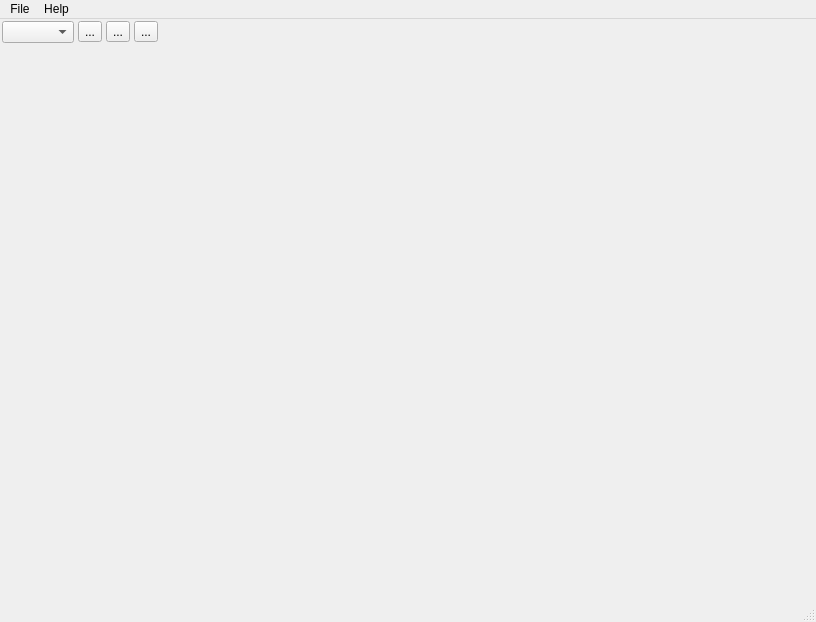
<?xml version="1.0" encoding="UTF-8"?>
<ui version="4.0">
 <class>StatsGeneratorUI</class>
 <widget class="QMainWindow" name="StatsGeneratorUI">
  <property name="geometry">
   <rect>
    <x>0</x>
    <y>0</y>
    <width>816</width>
    <height>622</height>
   </rect>
  </property>
  <property name="minimumSize">
   <size>
    <width>800</width>
    <height>600</height>
   </size>
  </property>
  <property name="windowTitle">
   <string>StatsGenerator</string>
  </property>
  <widget class="QWidget" name="centralwidget">
   <layout class="QVBoxLayout" name="verticalLayout_2">
    <property name="spacing">
     <number>4</number>
    </property>
    <property name="margin">
     <number>2</number>
    </property>
    <item>
     <layout class="QHBoxLayout" name="horizontalLayout_3">
      <item>
       <widget class="QComboBox" name="phaseCombo">
        <property name="enabled">
         <bool>true</bool>
        </property>
       </widget>
      </item>
      <item>
       <widget class="QToolButton" name="addPhase">
        <property name="toolTip">
         <string>Add a new Phase</string>
        </property>
        <property name="statusTip">
         <string>Add a new Phase</string>
        </property>
        <property name="text">
         <string>...</string>
        </property>
        <property name="icon">
         <iconset resource="../../../Resources/icons/images/Icons.qrc">
          <normaloff>:/plus.png</normaloff>:/plus.png</iconset>
        </property>
       </widget>
      </item>
      <item>
       <widget class="QToolButton" name="deletePhase">
        <property name="toolTip">
         <string>Delete the current phase</string>
        </property>
        <property name="statusTip">
         <string>Delete the current phase</string>
        </property>
        <property name="text">
         <string>...</string>
        </property>
        <property name="icon">
         <iconset resource="../../../Resources/icons/images/Icons.qrc">
          <normaloff>:/minus.png</normaloff>:/minus.png</iconset>
        </property>
       </widget>
      </item>
      <item>
       <widget class="QToolButton" name="editPhase">
        <property name="toolTip">
         <string>Edit the current Phase</string>
        </property>
        <property name="statusTip">
         <string>Edit the current Phase</string>
        </property>
        <property name="text">
         <string>...</string>
        </property>
        <property name="icon">
         <iconset resource="../../../Resources/icons/images/Icons.qrc">
          <normaloff>:/preferences.png</normaloff>:/preferences.png</iconset>
        </property>
       </widget>
      </item>
      <item>
       <spacer name="horizontalSpacer_4">
        <property name="orientation">
         <enum>Qt::Horizontal</enum>
        </property>
        <property name="sizeHint" stdset="0">
         <size>
          <width>40</width>
          <height>20</height>
         </size>
        </property>
       </spacer>
      </item>
     </layout>
    </item>
    <item>
     <widget class="SGWidget" name="m_SGWidget" native="true"/>
    </item>
   </layout>
  </widget>
  <widget class="QMenuBar" name="menubar">
   <property name="geometry">
    <rect>
     <x>0</x>
     <y>0</y>
     <width>816</width>
     <height>22</height>
    </rect>
   </property>
   <widget class="QMenu" name="menuFile">
    <property name="title">
     <string>File</string>
    </property>
    <widget class="QMenu" name="menu_RecentFiles">
     <property name="enabled">
      <bool>false</bool>
     </property>
     <property name="title">
      <string>Recent Files</string>
     </property>
    </widget>
    <addaction name="actionNew"/>
    <addaction name="actionOpen"/>
    <addaction name="actionSave"/>
    <addaction name="actionSaveAs"/>
    <addaction name="separator"/>
    <addaction name="actionClose"/>
    <addaction name="separator"/>
    <addaction name="menu_RecentFiles"/>
    <addaction name="separator"/>
    <addaction name="actionExit"/>
   </widget>
   <widget class="QMenu" name="menuHelp">
    <property name="title">
     <string>Help</string>
    </property>
    <addaction name="actionAbout"/>
   </widget>
   <addaction name="menuFile"/>
   <addaction name="menuHelp"/>
  </widget>
  <widget class="QStatusBar" name="statusbar"/>
  <action name="actionRecent_Files">
   <property name="text">
    <string>Recent Files</string>
   </property>
  </action>
  <action name="actionSave">
   <property name="text">
    <string>Save</string>
   </property>
   <property name="shortcut">
    <string>Ctrl+S</string>
   </property>
  </action>
  <action name="actionOpen">
   <property name="enabled">
    <bool>true</bool>
   </property>
   <property name="text">
    <string>Open</string>
   </property>
   <property name="shortcut">
    <string>Ctrl+O</string>
   </property>
  </action>
  <action name="actionSaveAs">
   <property name="text">
    <string>Save As</string>
   </property>
   <property name="shortcut">
    <string>Ctrl+Shift+S</string>
   </property>
  </action>
  <action name="actionExit">
   <property name="text">
    <string>Exit</string>
   </property>
   <property name="shortcut">
    <string>Ctrl+Q</string>
   </property>
  </action>
  <action name="actionClose">
   <property name="text">
    <string>Close</string>
   </property>
   <property name="shortcut">
    <string>Ctrl+W</string>
   </property>
  </action>
  <action name="actionAbout">
   <property name="text">
    <string>About</string>
   </property>
  </action>
  <action name="actionNew">
   <property name="text">
    <string>New</string>
   </property>
   <property name="shortcut">
    <string>Ctrl+N</string>
   </property>
  </action>
 </widget>
 <customwidgets>
  <customwidget>
   <class>SGWidget</class>
   <extends>QWidget</extends>
   <header location="global">SGWidget.h</header>
   <container>1</container>
  </customwidget>
 </customwidgets>
 <resources>
  <include location="../../../Resources/icons/images/Icons.qrc"/>
 </resources>
 <connections/>
</ui>
